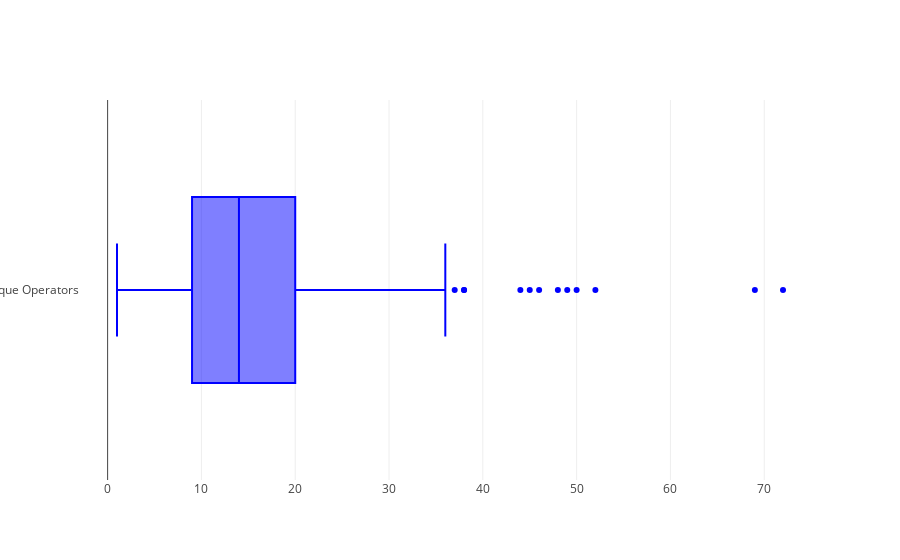

The code cell stored with this chart in its notebook:
### Code cell
trace1 = go.Box(
    x = data.uniq_Op,
    name = 'Unique Operators',
    marker = dict(color = 'blue')
    )
box_data = [trace1]
iplot(box_data)

### Figure 1 — Plotly figure (JSON) as saved in the notebook; plotly's stock layout.template omitted (floating-point values rounded to 4 significant figures; data arrays with more than 128 entries replaced by an {"elided": "..."} marker saying what was removed)
{"data": [{"marker": {"color": "blue"}, "name": "Unique Operators", "type": "box", "uid": "139cab70-b280-45e8-9cb1-8d0ec7dc81c9", "x": {"elided": "498 float values"}}], "layout": {}}
